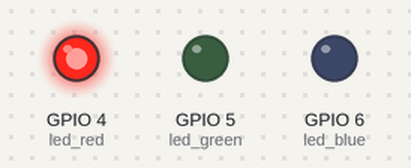
Bench run of a program on a simulated Raspberry Pi (BCM pin numbers). Parts: output pins drawn as LEDs (lit = HIGH). What the program prints to the terminal is not drawn. At 60.0 s the program stops and its outputs stay as they are.

Above: at 0.2 s.
At 1.2 s:
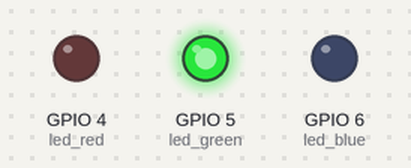
At 2.2 s:
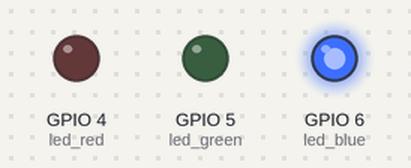
At 5.7 s:
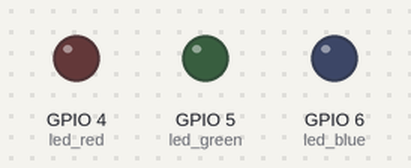
Timing chart, 0 to 6.9 s (numbered marks = the images above):
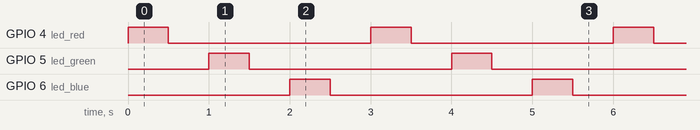

The program:

ledRed.py
```python
import RPi.GPIO as GPIO
import time

led_red = 4
led_green = 5
led_blue = 6

# GPIO 핀의 번호 모드 설정
GPIO.setmode(GPIO.BCM)

# LED 핀을 출력으로 설정
GPIO.setup(led_red, GPIO.OUT)
GPIO.setup(led_green, GPIO.OUT)
GPIO.setup(led_blue, GPIO.OUT)

# LED를 20번 켜고 끄기
for i in range(20):  # range(20)을 사용하여 0부터 19까지의 수를 생성
    GPIO.output(led_red, True)
    time.sleep(0.5)
    GPIO.output(led_red, False)
    time.sleep(0.5)
    print("RED ON")

    GPIO.output(led_green, True)
    time.sleep(0.5)
    GPIO.output(led_green, False)
    time.sleep(0.5)
    print("GREEN ON")

    GPIO.output(led_blue, True)
    time.sleep(0.5)
    GPIO.output(led_blue, False)
    time.sleep(0.5)
    print("BLUE ON")
    print(f"{i}번 실행")
# GPIO 설정 초기화
GPIO.cleanup()
```

Measured:
- by itself, GPIO 4 (led_red), GPIO 5 (led_green), GPIO 6 (led_blue): alternates HIGH for 0.50 s and LOW for 2.5 s
- by itself, everything shown: repeats every 3.0 s, in 6 steps
